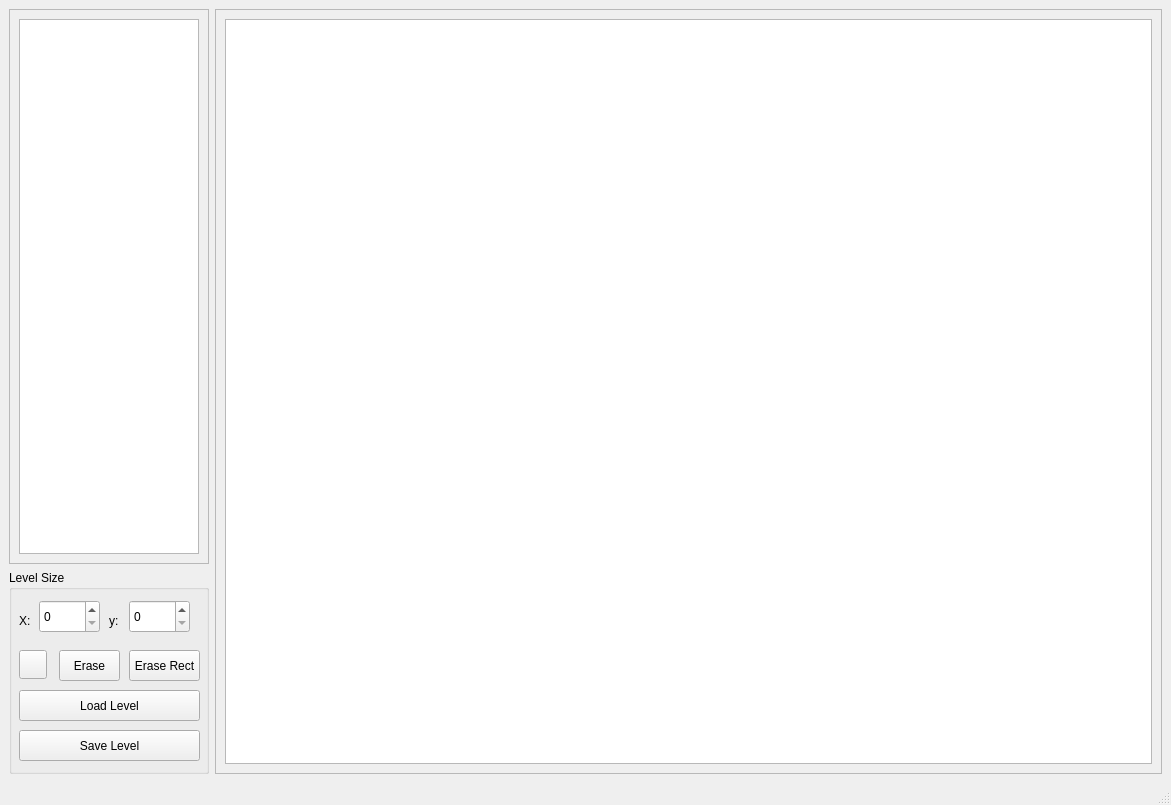
<?xml version="1.0" encoding="UTF-8"?>
<ui version="4.0">
 <class>MainWindow</class>
 <widget class="QMainWindow" name="MainWindow">
  <property name="geometry">
   <rect>
    <x>0</x>
    <y>0</y>
    <width>1171</width>
    <height>805</height>
   </rect>
  </property>
  <property name="windowTitle">
   <string>MainWindow</string>
  </property>
  <widget class="QWidget" name="centralwidget">
   <layout class="QHBoxLayout" name="horizontalLayout">
    <item>
     <layout class="QVBoxLayout" name="verticalLayout">
      <item>
       <widget class="QScrollArea" name="scrollAreaTiles">
        <property name="maximumSize">
         <size>
          <width>200</width>
          <height>16777215</height>
         </size>
        </property>
        <property name="widgetResizable">
         <bool>true</bool>
        </property>
        <widget class="QWidget" name="scrollAreaWidgetContentsTiles">
         <property name="geometry">
          <rect>
           <x>0</x>
           <y>0</y>
           <width>198</width>
           <height>520</height>
          </rect>
         </property>
         <layout class="QVBoxLayout" name="verticalLayout_2">
          <item>
           <widget class="QGraphicsView" name="graphicsViewTiles"/>
          </item>
         </layout>
        </widget>
       </widget>
      </item>
      <item>
       <widget class="QGroupBox" name="groupBoxLevel">
        <property name="minimumSize">
         <size>
          <width>0</width>
          <height>204</height>
         </size>
        </property>
        <property name="maximumSize">
         <size>
          <width>320</width>
          <height>16777215</height>
         </size>
        </property>
        <property name="title">
         <string>Level Size</string>
        </property>
        <widget class="QSpinBox" name="spinBoxX">
         <property name="geometry">
          <rect>
           <x>30</x>
           <y>30</y>
           <width>61</width>
           <height>33</height>
          </rect>
         </property>
         <property name="maximum">
          <number>99999</number>
         </property>
        </widget>
        <widget class="QLabel" name="labelLevelX">
         <property name="geometry">
          <rect>
           <x>10</x>
           <y>40</y>
           <width>31</width>
           <height>21</height>
          </rect>
         </property>
         <property name="text">
          <string>X:</string>
         </property>
        </widget>
        <widget class="QLabel" name="labelLevelY">
         <property name="geometry">
          <rect>
           <x>100</x>
           <y>40</y>
           <width>20</width>
           <height>21</height>
          </rect>
         </property>
         <property name="text">
          <string>y:</string>
         </property>
        </widget>
        <widget class="QSpinBox" name="spinBoxY">
         <property name="geometry">
          <rect>
           <x>120</x>
           <y>30</y>
           <width>61</width>
           <height>33</height>
          </rect>
         </property>
        </widget>
        <widget class="QPushButton" name="pushButtonLoadLevel">
         <property name="geometry">
          <rect>
           <x>10</x>
           <y>120</y>
           <width>181</width>
           <height>31</height>
          </rect>
         </property>
         <property name="text">
          <string>Load Level</string>
         </property>
        </widget>
        <widget class="QPushButton" name="pushButtonSaveLevel">
         <property name="geometry">
          <rect>
           <x>10</x>
           <y>160</y>
           <width>181</width>
           <height>31</height>
          </rect>
         </property>
         <property name="text">
          <string>Save Level</string>
         </property>
        </widget>
        <widget class="QToolButton" name="toolButton">
         <property name="geometry">
          <rect>
           <x>10</x>
           <y>80</y>
           <width>28</width>
           <height>29</height>
          </rect>
         </property>
         <property name="text">
          <string/>
         </property>
        </widget>
        <widget class="QPushButton" name="pushButtonErase">
         <property name="geometry">
          <rect>
           <x>50</x>
           <y>80</y>
           <width>61</width>
           <height>31</height>
          </rect>
         </property>
         <property name="text">
          <string>Erase</string>
         </property>
        </widget>
        <widget class="QPushButton" name="pushButtonEraseRect">
         <property name="geometry">
          <rect>
           <x>120</x>
           <y>80</y>
           <width>71</width>
           <height>31</height>
          </rect>
         </property>
         <property name="text">
          <string>Erase Rect</string>
         </property>
        </widget>
       </widget>
      </item>
     </layout>
    </item>
    <item>
     <widget class="QScrollArea" name="scrollAreaLevel">
      <property name="widgetResizable">
       <bool>true</bool>
      </property>
      <widget class="QWidget" name="scrollAreaWidgetContentsLevel">
       <property name="geometry">
        <rect>
         <x>0</x>
         <y>0</y>
         <width>571</width>
         <height>732</height>
        </rect>
       </property>
       <layout class="QHBoxLayout" name="horizontalLayout_2">
        <item>
         <widget class="QGraphicsView" name="graphicsViewLevel"/>
        </item>
       </layout>
      </widget>
     </widget>
    </item>
   </layout>
  </widget>
  <widget class="QMenuBar" name="menubar">
   <property name="geometry">
    <rect>
     <x>0</x>
     <y>0</y>
     <width>1171</width>
     <height>27</height>
    </rect>
   </property>
  </widget>
  <widget class="QStatusBar" name="statusbar"/>
 </widget>
 <resources/>
 <connections/>
</ui>
